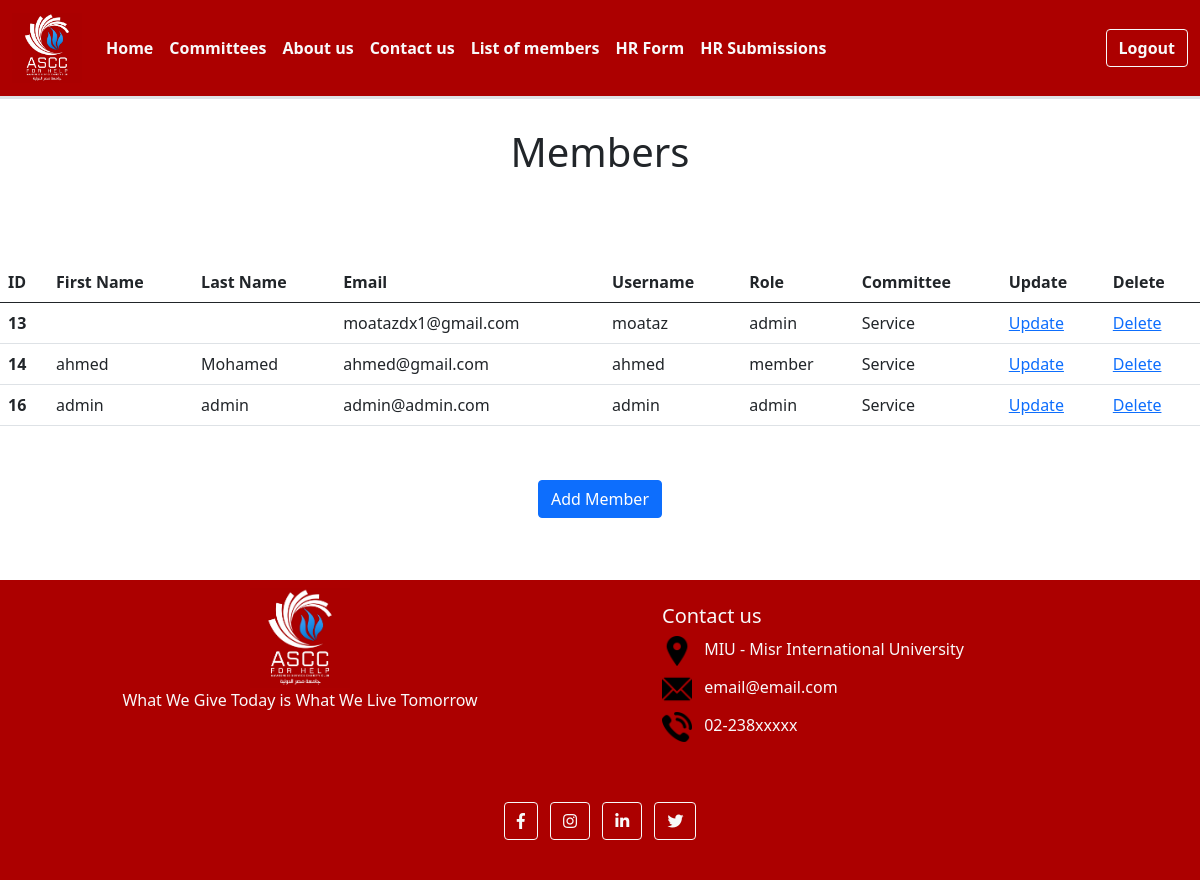
/list (signed in), run on an earlier commit of the app's database.
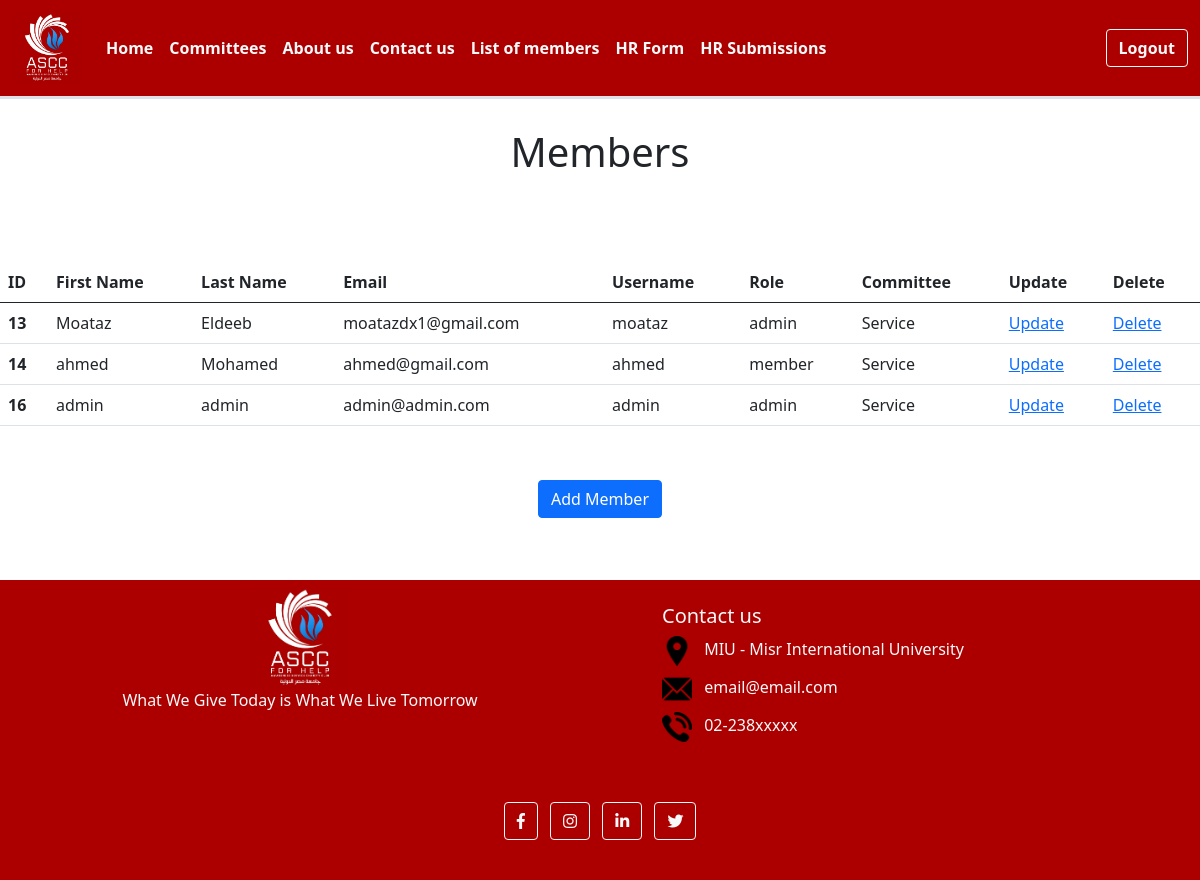
And on a later commit of the database.
### Asec/models.py (models this page shows, shortened)
class User(AbstractUser):
    committeeId = models.ForeignKey("Committee", on_delete=models.CASCADE)
    roleId = models.ForeignKey("Role", on_delete=models.CASCADE)

class Role(models.Model):
    name = models.CharField(max_length=20)
    urlId = models.ManyToManyField("Urls")

class Committee(models.Model):
    name = models.CharField(max_length=30)
    description = models.CharField(max_length=255)
    photo = models.CharField(max_length=30)
    headId = models.ForeignKey("User", on_delete=models.CASCADE)

### Asec/views.py (the view)
# urls.py: path("list",views.list_members,name="list"),
def list_members(request):
    if is_allowed(request,'list'):
        members = User.objects.all()
        return render(request,"Admin/List_of_members.html",{"members": members})
    else:
        return HttpResponse("<h2>Page requires admin previliges</h2>")

### Asec/views.py (called while the page is built)
def is_allowed(request, urlName):
    if request.user.is_anonymous:
        return False
    else:
        roleId = Role.objects.get(id= request.user.roleId.pk)
        url = Urls.objects.get(name= urlName)
        return url.role_set.filter(pk=roleId.pk).exists()

### Asec/Templates/Admin/List_of_members.html
{% extends "General/layout.html" %}
{% block content %}
<h1 class="my-5 text-center">Members</h1>
<table class="table">
  <thead>
    <tr>
      <th scope="col">ID</th>
      <th scope="col">First Name</th>
      <th scope="col">Last Name</th>
      <th scope="col">Email</th>
      <th scope="col">Username</th>
      <th scope="col">Role</th>
      <th scope="col">Committee</th>
      <th scope="col">Update</th>
      <th scope="col">Delete</th>
    </tr>
  </thead>
  <tbody>
    {% for member in members%}
      <tr>
        <th scope="row">{{member.id}}</th>
        <td>{{member.first_name}}</td>
        <td>{{member.last_name}}</td>
        <td>{{member.email}}</td>
        <td>{{member.username}}</td>
        <td>{{member.roleId.name}}</td>
        <td>{{member.committeeId.name}}</td>
        <td><a href="update/{{ member.id }}">Update</a></td>
        <td><a href="delete/{{ member.id }}">Delete</a></td>
      </tr>
    {% endfor %}
  </tbody>
</table>
<div class="text-center text-light">
  <a class="btn btn-primary btn-block mb-4" href="/add"> Add Member</a>
</div>
{% endblock %}

What changed in the data, as far as the page shows it:
changed User "moatazdx1@gmail.com": first_name (not shown) → "Moataz"; last_name (not shown) → "Eldeeb"
